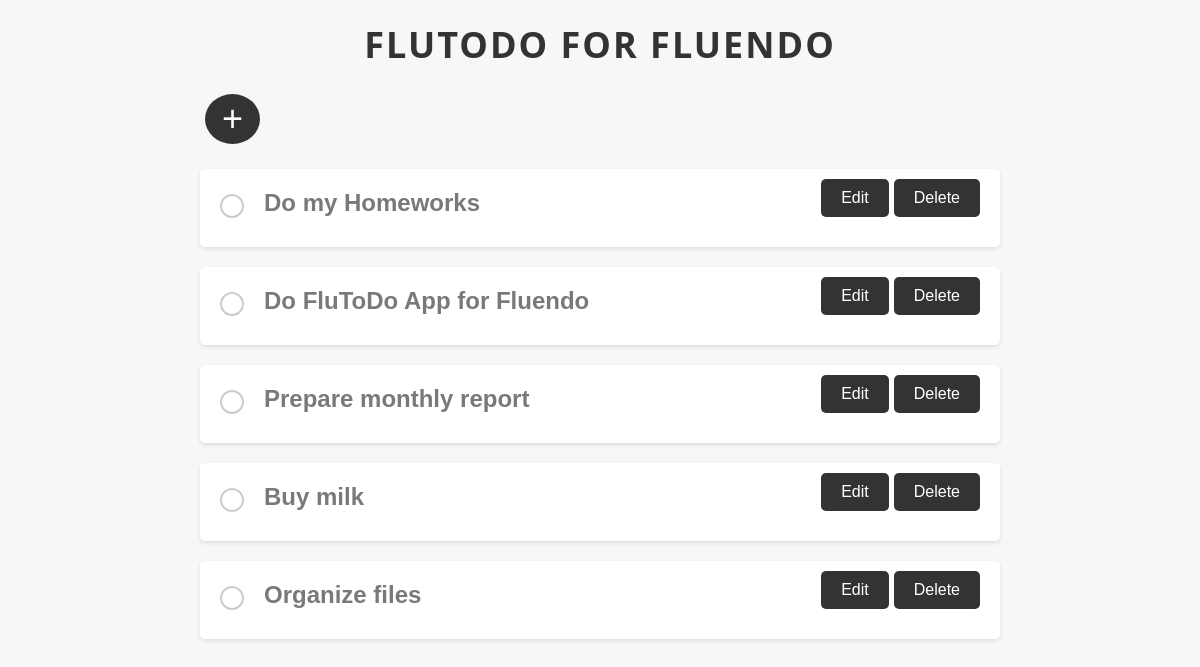
The app's page /, older data.
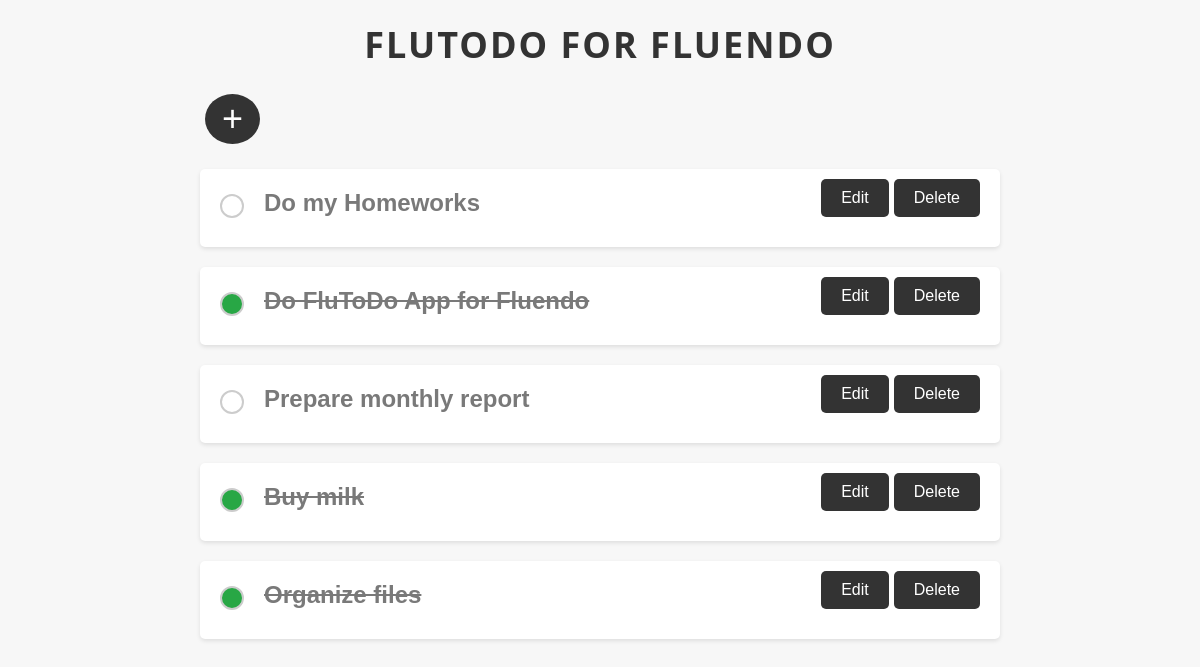
The same page, newer data.
### todo/models.py (models this page shows, shortened)
class Task(models.Model):
    title = models.CharField(max_length=100)
    description = models.TextField(blank=True)
    created_at = models.DateTimeField(auto_now_add=True)
    due_date = models.DateField(blank=True, null=True)
    priority_choices = [
        ('LOW', 'Low'),
        ('MEDIUM', 'Medium'),
        ('HIGH', 'High'),
    ]
    priority = models.CharField(max_length=10, choices=priority_choices, default='MEDIUM')
    done = models.BooleanField(default=False)

### todo/views.py (the view)
# urls.py: path('', views.task_list, name='task_list'),
def task_list(request):
    priority_order = {'HIGH': 1, 'MEDIUM': 2, 'LOW': 3}
    tasks = Task.objects.all().order_by(Case(
        *[When(priority=priority, then=Value(index)) for priority, index in priority_order.items()]
    ))
    return render(request, 'task_list.html', {'tasks': tasks})

### templates/task_list.html (shortened to what this page needs)
{% load static %}
<!DOCTYPE html>
<html lang="en">
<head>
    <link rel="stylesheet" type="text/css" href="{% static 'css/task.css' %}">
    <link rel="stylesheet" href="{% static 'css/styles.css' %}">
</head>
<body>
    <div class="container">
        <h1>FluToDo For Fluendo</h1>
        <div class="task-buttons">
            <a href="{% url 'create_task' %}" class="btn">+</a>
        </div>
        <ul class="task-list">
            {% for task in tasks %}
            <li class="task-item">
                <div class="task-header" onclick="toggleTaskDetails(this)">
                    <div class="task-toggle">
                        <label for="task_{{ task.id }}" class="task-toggle-label"></label>
                    </div>
                    <h2 class="task-title {% if task.done %}completed{% endif %}">{{ task.title }}</h2>
                </div>
                <div class="task-actions">
                    <div class="action-buttons">
                        <a href="{% url 'edit_task' task.id %}" class="btn btn-secondary">Edit</a>
                        <a href="{% url 'delete_task' task.id %}" class="btn btn-danger">Delete</a>
                    </div>
                </div>
            </li>
            {% empty %}
            <p>No tasks available.</p>
            {% endfor %}
        </ul>
    </div>
</body>
</html>

Row changes from the older to the newer data that the page shows:
changed Task "Do FluToDo App for Fluendo": done False → True (drawn)
changed Task "Buy milk": done False → True (drawn)
changed Task "Organize files": done False → True (drawn)
